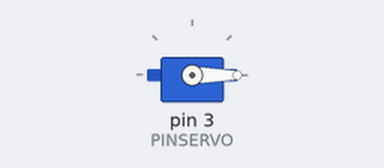
This sketch was run on a simulated Arduino Uno, built with avr-gcc and run on an emulated ATmega328P. Shown: servo.

Above: at 0.05 s.
Timing chart, 0 to 4.6 s (numbered marks = the images above):
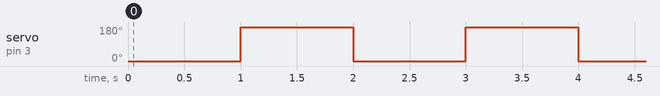

Measured:
- by itself, servo on pin 3 (PINSERVO): alternates 180° for 1.0 s and 0° for 1.0 s

The sketch:

Practice_3.ino
```cpp
#include <Servo.h>

Servo servo1;

int PINSERVO = 3;
int PULSOMIN = 1000;
int PULSOMAX = 2000;

void setup() {
  servo1.attach(PINSERVO, PULSOMIN, PULSOMAX);
}

void loop() {
  servo1.write(0);
  delay(1000);
  servo1.write(180);
  delay(1000);
}
```
